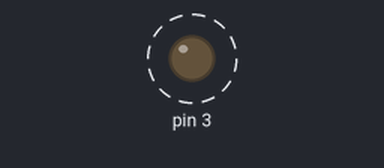
Bench run of a sketch on a simulated Arduino Uno, built with avr-gcc and run on an emulated ATmega328P. On the bench: output pins drawn as LEDs (lit = HIGH). Dashed ring = blinking.

Above: at 0.1 s.
Timing chart, 0 to 3.0 s (numbered marks = the images above):
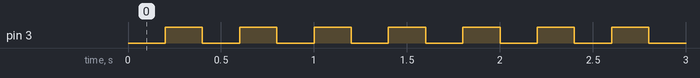

Measured:
- by itself, pin 3: alternates HIGH for 0.20 s and LOW for 0.20 s

The sketch:

transistorTest.ino
```cpp
void setup() {
  pinMode(3,OUTPUT);
}

void loop() {
  digitalWrite(3,LOW);
  delay(200);
  digitalWrite(3,HIGH);
  delay(200);
}
```
